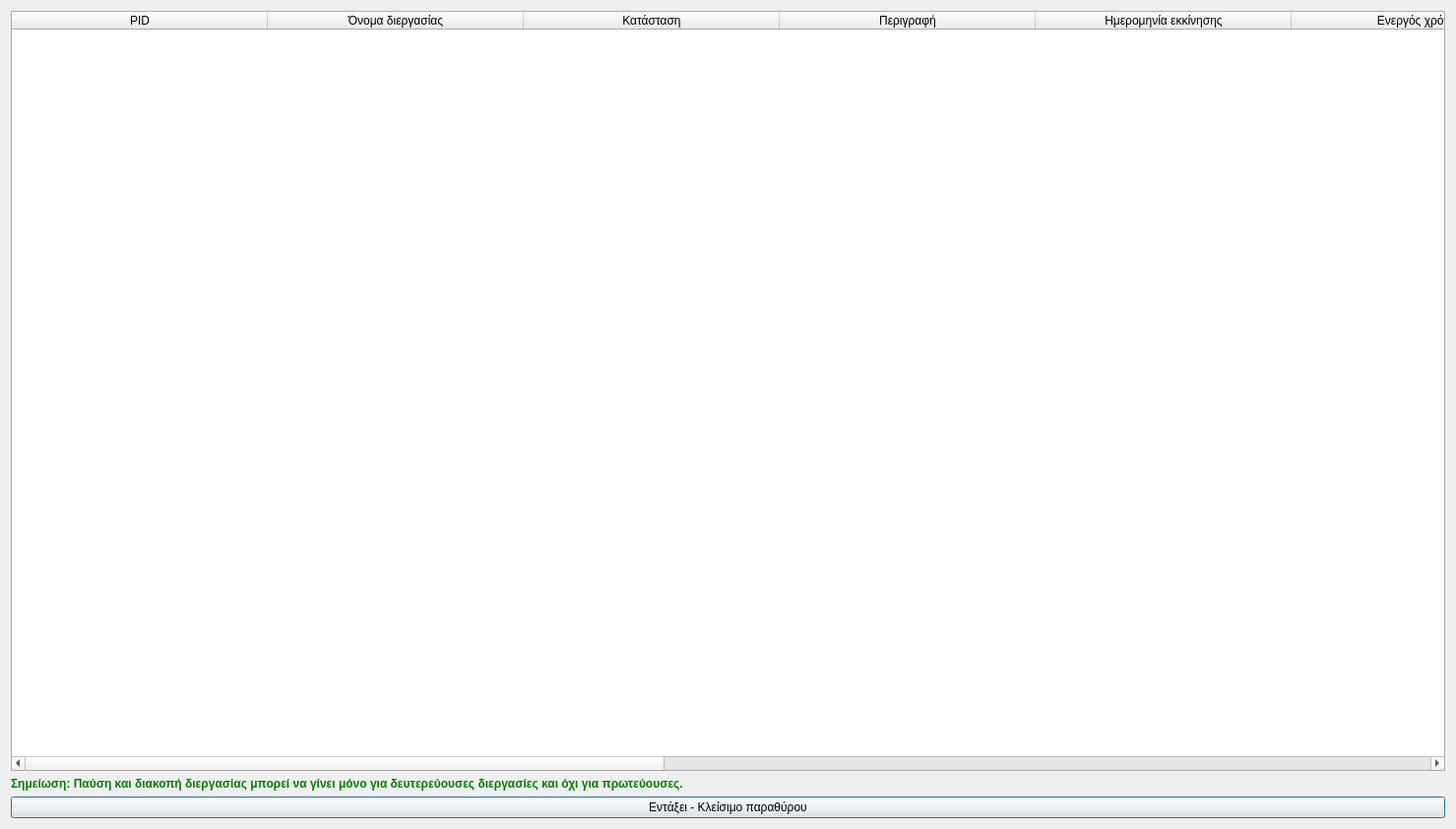
<?xml version="1.0" encoding="UTF-8"?>
<ui version="4.0">
 <class>Dialog</class>
 <widget class="QDialog" name="Dialog">
  <property name="geometry">
   <rect>
    <x>0</x>
    <y>0</y>
    <width>1479</width>
    <height>842</height>
   </rect>
  </property>
  <property name="windowTitle">
   <string>Διαχείριση διεργασιών</string>
  </property>
  <property name="windowIcon">
   <iconset resource="../../icons.qrc">
    <normaloff>:/rest-windows/assets/images/rest-windows/manage-tasks.png</normaloff>:/rest-windows/assets/images/rest-windows/manage-tasks.png</iconset>
  </property>
  <layout class="QVBoxLayout" name="verticalLayout">
   <item>
    <widget class="QTableWidget" name="table">
     <property name="palette">
      <palette>
       <active>
        <colorrole role="Base">
         <brush brushstyle="SolidPattern">
          <color alpha="255">
           <red>255</red>
           <green>255</green>
           <blue>255</blue>
          </color>
         </brush>
        </colorrole>
        <colorrole role="Window">
         <brush brushstyle="SolidPattern">
          <color alpha="255">
           <red>255</red>
           <green>255</green>
           <blue>255</blue>
          </color>
         </brush>
        </colorrole>
        <colorrole role="Highlight">
         <brush brushstyle="SolidPattern">
          <color alpha="255">
           <red>0</red>
           <green>120</green>
           <blue>215</blue>
          </color>
         </brush>
        </colorrole>
        <colorrole role="HighlightedText">
         <brush brushstyle="SolidPattern">
          <color alpha="255">
           <red>255</red>
           <green>255</green>
           <blue>255</blue>
          </color>
         </brush>
        </colorrole>
        <colorrole role="AlternateBase">
         <brush brushstyle="SolidPattern">
          <color alpha="255">
           <red>170</red>
           <green>255</green>
           <blue>0</blue>
          </color>
         </brush>
        </colorrole>
       </active>
       <inactive>
        <colorrole role="Base">
         <brush brushstyle="SolidPattern">
          <color alpha="255">
           <red>255</red>
           <green>255</green>
           <blue>255</blue>
          </color>
         </brush>
        </colorrole>
        <colorrole role="Window">
         <brush brushstyle="SolidPattern">
          <color alpha="255">
           <red>255</red>
           <green>255</green>
           <blue>255</blue>
          </color>
         </brush>
        </colorrole>
        <colorrole role="Highlight">
         <brush brushstyle="SolidPattern">
          <color alpha="255">
           <red>0</red>
           <green>120</green>
           <blue>215</blue>
          </color>
         </brush>
        </colorrole>
        <colorrole role="HighlightedText">
         <brush brushstyle="SolidPattern">
          <color alpha="255">
           <red>255</red>
           <green>255</green>
           <blue>255</blue>
          </color>
         </brush>
        </colorrole>
        <colorrole role="AlternateBase">
         <brush brushstyle="SolidPattern">
          <color alpha="255">
           <red>170</red>
           <green>255</green>
           <blue>0</blue>
          </color>
         </brush>
        </colorrole>
       </inactive>
       <disabled>
        <colorrole role="Base">
         <brush brushstyle="SolidPattern">
          <color alpha="255">
           <red>255</red>
           <green>255</green>
           <blue>255</blue>
          </color>
         </brush>
        </colorrole>
        <colorrole role="Window">
         <brush brushstyle="SolidPattern">
          <color alpha="255">
           <red>255</red>
           <green>255</green>
           <blue>255</blue>
          </color>
         </brush>
        </colorrole>
        <colorrole role="Highlight">
         <brush brushstyle="SolidPattern">
          <color alpha="255">
           <red>0</red>
           <green>120</green>
           <blue>215</blue>
          </color>
         </brush>
        </colorrole>
        <colorrole role="HighlightedText">
         <brush brushstyle="SolidPattern">
          <color alpha="255">
           <red>255</red>
           <green>255</green>
           <blue>255</blue>
          </color>
         </brush>
        </colorrole>
        <colorrole role="AlternateBase">
         <brush brushstyle="SolidPattern">
          <color alpha="255">
           <red>170</red>
           <green>255</green>
           <blue>0</blue>
          </color>
         </brush>
        </colorrole>
       </disabled>
      </palette>
     </property>
     <property name="focusPolicy">
      <enum>Qt::NoFocus</enum>
     </property>
     <property name="styleSheet">
      <string notr="true">QTableWidget{border:1px solid #ABABAB;}

QTableCornerButton::section{border-width: 
    1px; border-color: #BABABA; border-style:solid;border-left:none;border-top:none;}</string>
     </property>
     <property name="frameShape">
      <enum>QFrame::StyledPanel</enum>
     </property>
     <property name="frameShadow">
      <enum>QFrame::Sunken</enum>
     </property>
     <property name="editTriggers">
      <set>QAbstractItemView::NoEditTriggers</set>
     </property>
     <property name="alternatingRowColors">
      <bool>true</bool>
     </property>
     <property name="selectionMode">
      <enum>QAbstractItemView::SingleSelection</enum>
     </property>
     <property name="selectionBehavior">
      <enum>QAbstractItemView::SelectRows</enum>
     </property>
     <property name="sortingEnabled">
      <bool>false</bool>
     </property>
     <property name="cornerButtonEnabled">
      <bool>true</bool>
     </property>
     <property name="rowCount">
      <number>0</number>
     </property>
     <attribute name="horizontalHeaderCascadingSectionResizes">
      <bool>false</bool>
     </attribute>
     <attribute name="horizontalHeaderMinimumSectionSize">
      <number>260</number>
     </attribute>
     <attribute name="horizontalHeaderHighlightSections">
      <bool>false</bool>
     </attribute>
     <attribute name="horizontalHeaderShowSortIndicator" stdset="0">
      <bool>false</bool>
     </attribute>
     <attribute name="horizontalHeaderStretchLastSection">
      <bool>true</bool>
     </attribute>
     <attribute name="verticalHeaderHighlightSections">
      <bool>false</bool>
     </attribute>
     <column>
      <property name="text">
       <string>PID</string>
      </property>
     </column>
     <column>
      <property name="text">
       <string>Όνομα διεργασίας</string>
      </property>
     </column>
     <column>
      <property name="text">
       <string>Κατάσταση</string>
      </property>
     </column>
     <column>
      <property name="text">
       <string>Περιγραφή</string>
      </property>
     </column>
     <column>
      <property name="text">
       <string>Ημερομηνία εκκίνησης</string>
      </property>
     </column>
     <column>
      <property name="text">
       <string>Ενεργός χρόνος</string>
      </property>
     </column>
     <column>
      <property name="text">
       <string>Χρήση CPU</string>
      </property>
     </column>
     <column>
      <property name="text">
       <string>Χρήση μνήμης RAM</string>
      </property>
     </column>
     <column>
      <property name="text">
       <string>Τύπος</string>
      </property>
     </column>
     <column>
      <property name="text">
       <string>Παύση διεργασίας</string>
      </property>
     </column>
     <column>
      <property name="text">
       <string>Διακοπή διεργασίας</string>
      </property>
     </column>
    </widget>
   </item>
   <item>
    <widget class="QLabel" name="label">
     <property name="styleSheet">
      <string notr="true">QLabel{
	font-weight:bold;
	color:green;
}</string>
     </property>
     <property name="text">
      <string>Σημείωση: Παύση και διακοπή διεργασίας μπορεί να γίνει μόνο για δευτερεύουσες διεργασίες και όχι για πρωτεύουσες.</string>
     </property>
    </widget>
   </item>
   <item>
    <widget class="QPushButton" name="ok">
     <property name="text">
      <string>Εντάξει - Κλείσιμο παραθύρου</string>
     </property>
     <property name="icon">
      <iconset resource="../../icons.qrc">
       <normaloff>:/rest-windows/assets/images/rest-windows/ok.png</normaloff>:/rest-windows/assets/images/rest-windows/ok.png</iconset>
     </property>
    </widget>
   </item>
  </layout>
 </widget>
 <tabstops>
  <tabstop>ok</tabstop>
 </tabstops>
 <resources>
  <include location="../../icons.qrc"/>
 </resources>
 <connections/>
</ui>
